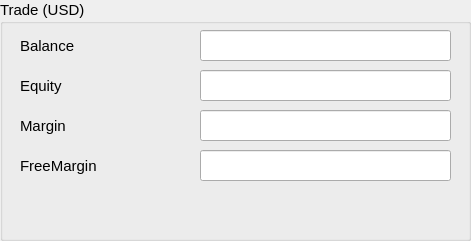
   <widget class="QGroupBox" name="groupBox_6">
    <property name="geometry">
     <rect>
      <x>990</x>
      <y>780</y>
      <width>471</width>
      <height>241</height>
     </rect>
    </property>
    <property name="font">
     <font>
      <family>Arial</family>
      <pointsize>11</pointsize>
     </font>
    </property>
    <property name="title">
     <string>Trade (USD)</string>
    </property>
    <widget class="QLabel" name="label_6">
     <property name="geometry">
      <rect>
       <x>20</x>
       <y>30</y>
       <width>81</width>
       <height>31</height>
      </rect>
     </property>
     <property name="font">
      <font>
       <family>Arial</family>
       <pointsize>11</pointsize>
       <weight>50</weight>
       <bold>false</bold>
      </font>
     </property>
     <property name="text">
      <string>Balance</string>
     </property>
    </widget>
    <widget class="QLineEdit" name="editBalance">
     <property name="geometry">
      <rect>
       <x>200</x>
       <y>30</y>
       <width>251</width>
       <height>31</height>
      </rect>
     </property>
     <property name="font">
      <font>
       <family>Arial</family>
       <pointsize>11</pointsize>
       <weight>50</weight>
       <bold>false</bold>
      </font>
     </property>
     <property name="text">
      <string/>
     </property>
     <property name="alignment">
      <set>Qt::AlignCenter</set>
     </property>
     <property name="readOnly">
      <bool>true</bool>
     </property>
    </widget>
    <widget class="QLabel" name="label_9">
     <property name="geometry">
      <rect>
       <x>20</x>
       <y>70</y>
       <width>81</width>
       <height>31</height>
      </rect>
     </property>
     <property name="font">
      <font>
       <family>Arial</family>
       <pointsize>11</pointsize>
       <weight>50</weight>
       <bold>false</bold>
      </font>
     </property>
     <property name="text">
      <string>Equity</string>
     </property>
    </widget>
    <widget class="QLabel" name="label_11">
     <property name="geometry">
      <rect>
       <x>20</x>
       <y>140</y>
       <width>121</width>
       <height>51</height>
      </rect>
     </property>
     <property name="font">
      <font>
       <family>Arial</family>
       <pointsize>11</pointsize>
       <weight>50</weight>
       <bold>false</bold>
      </font>
     </property>
     <property name="text">
      <string>FreeMargin</string>
     </property>
    </widget>
    <widget class="QLineEdit" name="editEquity">
     <property name="geometry">
      <rect>
       <x>200</x>
       <y>70</y>
       <width>251</width>
       <height>31</height>
      </rect>
     </property>
     <property name="font">
      <font>
       <family>Arial</family>
       <pointsize>11</pointsize>
       <weight>50</weight>
       <bold>false</bold>
      </font>
     </property>
     <property name="text">
      <string/>
     </property>
     <property name="alignment">
      <set>Qt::AlignCenter</set>
     </property>
     <property name="readOnly">
      <bool>true</bool>
     </property>
    </widget>
    <widget class="QLineEdit" name="editFreemargin">
     <property name="geometry">
      <rect>
       <x>200</x>
       <y>150</y>
       <width>251</width>
       <height>31</height>
      </rect>
     </property>
     <property name="font">
      <font>
       <family>Arial</family>
       <pointsize>11</pointsize>
       <weight>50</weight>
       <bold>false</bold>
      </font>
     </property>
     <property name="text">
      <string/>
     </property>
     <property name="alignment">
      <set>Qt::AlignCenter</set>
     </property>
     <property name="readOnly">
      <bool>true</bool>
     </property>
    </widget>
    <widget class="QLabel" name="label_12">
     <property name="geometry">
      <rect>
       <x>20</x>
       <y>100</y>
       <width>81</width>
       <height>51</height>
      </rect>
     </property>
     <property name="font">
      <font>
       <family>Arial</family>
       <pointsize>11</pointsize>
       <weight>50</weight>
       <bold>false</bold>
      </font>
     </property>
     <property name="text">
      <string>Margin</string>
     </property>
    </widget>
    <widget class="QLineEdit" name="editMargin">
     <property name="geometry">
      <rect>
       <x>200</x>
       <y>110</y>
       <width>251</width>
       <height>31</height>
      </rect>
     </property>
     <property name="font">
      <font>
       <family>Arial</family>
       <pointsize>11</pointsize>
       <weight>50</weight>
       <bold>false</bold>
      </font>
     </property>
     <property name="text">
      <string/>
     </property>
     <property name="alignment">
      <set>Qt::AlignCenter</set>
     </property>
     <property name="readOnly">
      <bool>true</bool>
     </property>
    </widget>
   </widget>
